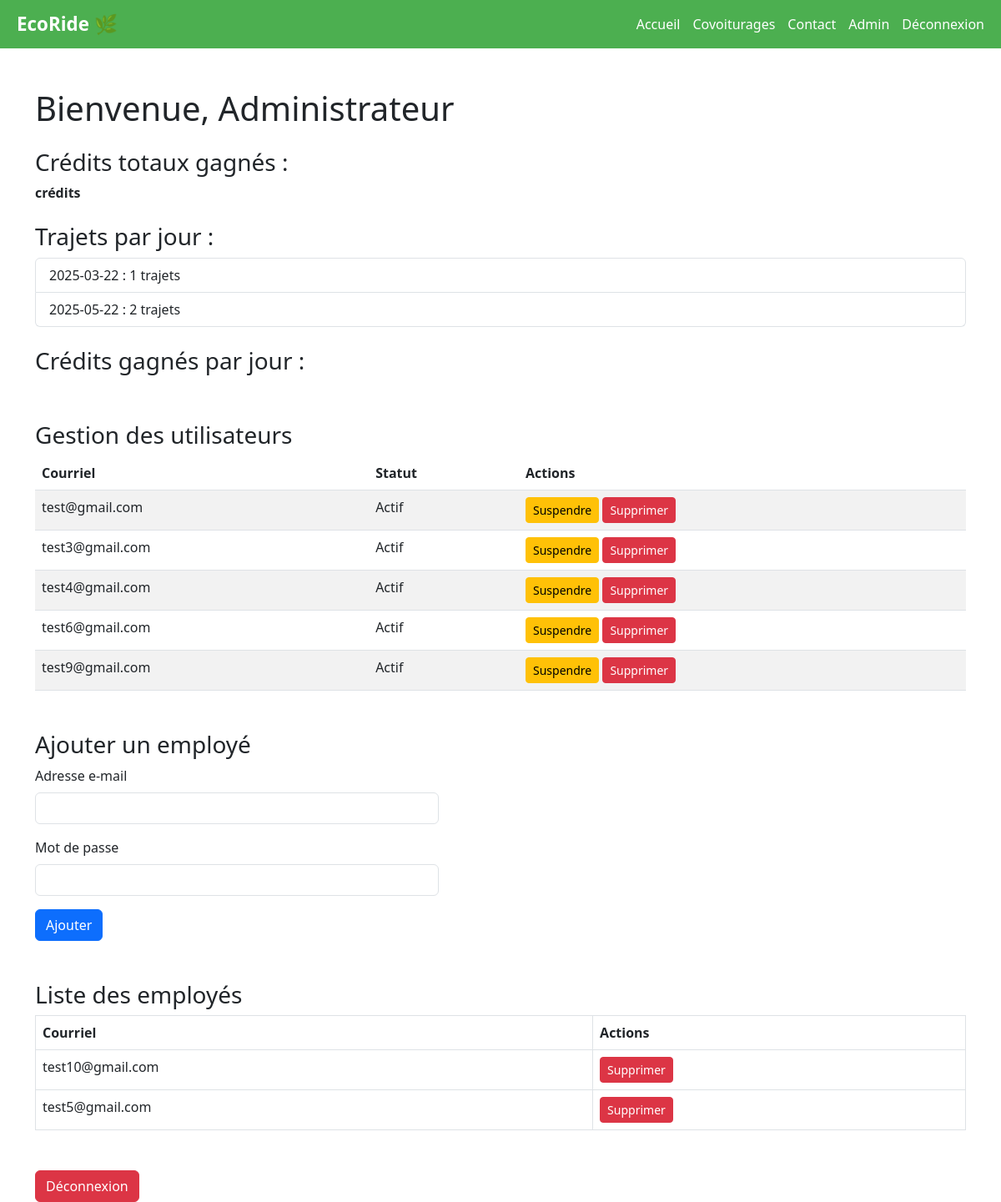
Screenshot of /pages/espace_admin.php (signed in) with the database file from the repository.
### tables this page shows
CREATE TABLE `utilisateurs` (
  `courriel` varchar(40) NOT NULL,
  `mot_de_passe` varchar(255) NOT NULL,
  `credits` int(11) NOT NULL DEFAULT 20,
  `actif` tinyint(1) DEFAULT 1
);

CREATE TABLE `employes` (
  `id` int(11) NOT NULL,
  `courriel` varchar(40) NOT NULL,
  `mot_de_passe` varchar(255) NOT NULL,
  `nom` varchar(100) DEFAULT NULL,
  `date_creation` datetime DEFAULT current_timestamp()
);

### pages/espace_admin.php (the view, shortened to what this page needs)
<?php
require_once '../includes/db_connection.php';
$statsTrajets = $pdo->query("SELECT date_trajet, COUNT(*) AS nb FROM trajets_confirmes GROUP BY date_trajet")->fetchAll();
$totalCredits = $pdo->query("SELECT SUM(credits_preleves) AS total FROM logs_credits")->fetchColumn();
$utilisateurs = $pdo->query("SELECT courriel, actif FROM utilisateurs")->fetchAll();
$employes = $pdo->query("SELECT courriel FROM employes")->fetchAll();
?>
<!DOCTYPE html>
<html lang="fr">
<head>
  <link href="https://cdn.jsdelivr.net/npm/bootstrap@5.3.0/dist/css/bootstrap.min.css" rel="stylesheet" />
</head>
<body>
<?php include '../includes/nav.php'; ?>
<div class="container mt-5">
  <h1>Bienvenue, Administrateur</h1>
  <section class="mt-4">
    <h3>Crédits totaux gagnés :</h3>
    <p class="fw-bold"><?= $totalCredits ?> crédits</p>
  </section>
  <section class="mt-4">
    <h3>Trajets par jour :</h3>
    <ul class="list-group">
      <?php foreach ($statsTrajets as $s): ?>
        <li class="list-group-item"><?= htmlspecialchars($s['date_trajet']) ?> : <?= $s['nb'] ?> trajets</li>
      <?php endforeach; ?>
    </ul>
  </section>
  <section class="mt-4">
    <h3>Crédits gagnés par jour :</h3>
  </section>
  <section class="mt-5">
    <h3>Gestion des utilisateurs</h3>
    <table class="table table-striped">
      <thead>
        <tr>
          <th>Courriel</th>
          <th>Statut</th>
          <th>Actions</th>
        </tr>
      </thead>
      <tbody>
        <?php foreach ($utilisateurs as $u): ?>
          <tr>
            <td><?= htmlspecialchars($u['courriel']) ?></td>
            <td><?= $u['actif'] ? 'Actif' : 'Suspendu' ?></td>
            <td>
              <?php if ($u['actif']): ?>
                <a href="../actions/suspendre_utilisateur.php?courriel=<?= urlencode($u['courriel']) ?>" class="btn btn-warning btn-sm">Suspendre</a>
              <?php else: ?>
                <a href="../actions/reactiver_utilisateur.php?courriel=<?= urlencode($u['courriel']) ?>" class="btn btn-success btn-sm">Réactiver</a>
              <?php endif; ?>
              <a href="../actions/supprimer_utilisateur.php?courriel=<?= urlencode($u['courriel']) ?>" class="btn btn-danger btn-sm" onclick="return confirm('Supprimer définitivement cet utilisateur ?')">Supprimer</a>
            </td>
          </tr>
        <?php endforeach; ?>
      </tbody>
    </table>
  </section>
  <section class="mt-5">
    <h3>Ajouter un employé</h3>
    <form action="../actions/ajouter_employe.php" method="POST" class="row g-3" style="max-width: 500px;">
      <div class="col-12">
        <label for="courriel" class="form-label">Adresse e-mail</label>
        <input type="email" name="courriel" id="courriel" class="form-control" required>
      </div>
      <div class="col-12">
        <label for="mot_de_passe" class="form-label">Mot de passe</label>
        <input type="password" name="mot_de_passe" id="mot_de_passe" class="form-control" required>
      </div>
      <div class="col-12">
        <button type="submit" class="btn btn-primary">Ajouter</button>
      </div>
    </form>
  </section>
  <section class="mt-5">
    <h3>Liste des employés</h3>
    <table class="table table-bordered">
      <thead>
        <tr>
          <th>Courriel</th>
          <th>Actions</th>
        </tr>
      </thead>
      <tbody>
        <?php foreach ($employes as $e): ?>
          <tr>
            <td><?= htmlspecialchars($e['courriel']) ?></td>
            <td>
              <a href="../actions/supprimer_utilisateur.php?courriel=<?= urlencode($e['courriel']) ?>&type=employe"
                 class="btn btn-danger btn-sm"
                 onclick="return confirm('Supprimer cet employé ?')">
                 Supprimer
              </a>
            </td>
          </tr>
        <?php endforeach; ?>
      </tbody>
    </table>
  </section>
  <div class="mt-5">
    <a href="../actions/deconnexion.php" class="btn btn-danger">Déconnexion</a>
  </div>
</div>
</body>
</html>

### includes/nav.php (shortened to what this page needs)
<?php
$basePath = '/EcoRide';
?>
<nav>
  <a href="<?= $basePath ?>/index.php" class="logo">EcoRide 🌿</a>
  <div class="nav-links" id="mainNav">
    <a href="<?= $basePath ?>/index.php">Accueil</a>
    <a href="<?= $basePath ?>/pages/rechercher_trajet.php">Covoiturages</a>
    <a href="<?= $basePath ?>/pages/contact.php">Contact</a>
    <?php if (isset($_SESSION['admin_email'])): ?>
      <a href="<?= $basePath ?>/pages/espace_admin.php">Admin</a>
      <a href="<?= $basePath ?>/actions/deconnexion.php">Déconnexion</a>
    <?php elseif (isset($_SESSION['employe'])): ?>
      <a href="<?= $basePath ?>/pages/espace_employe.php">Employé</a>
      <a href="<?= $basePath ?>/actions/deconnexion.php">Déconnexion</a>
    <?php elseif (isset($_SESSION['courriel'])): ?>
      <a href="<?= $basePath ?>/pages/tableau_de_bord.php">Mon espace</a>
      <a href="<?= $basePath ?>/actions/deconnexion.php">Déconnexion</a>
    <?php else: ?>
      <a href="<?= $basePath ?>/actions/connexion.php">Connexion</a>
      <a href="<?= $basePath ?>/actions/inscription.php">Inscription</a>
    <?php endif; ?>
  </div>
</nav>

### includes/nav.php (style rules this page uses)
nav { background-color: #4CAF50; color: white; padding: 12px 20px; display: flex; justify-content: space-between; align-items: center; flex-wrap: wrap; position: relative; z-index: 10; }
.logo { font-size: 1.4rem; font-weight: bold; color: white; text-decoration: none; }
.nav-links { display: flex; gap: 15px; align-items: center; }
.nav-links a { color: white; text-decoration: none; font-weight: 500; }

### rows the page displays
utilisateurs: courriel "test@gmail.com", actif "Actif"
utilisateurs: courriel "test3@gmail.com", actif "Actif"
utilisateurs: courriel "test4@gmail.com", actif "Actif"
utilisateurs: courriel "test6@gmail.com", actif "Actif"
utilisateurs: courriel "test9@gmail.com", actif "Actif"
employes: courriel "test10@gmail.com"
employes: courriel "test5@gmail.com"

### other values shown
$s['date_trajet'] "2025-03-22"
$s['nb'] "1"
$s['date_trajet'] "2025-05-22"
$s['nb'] "2"
